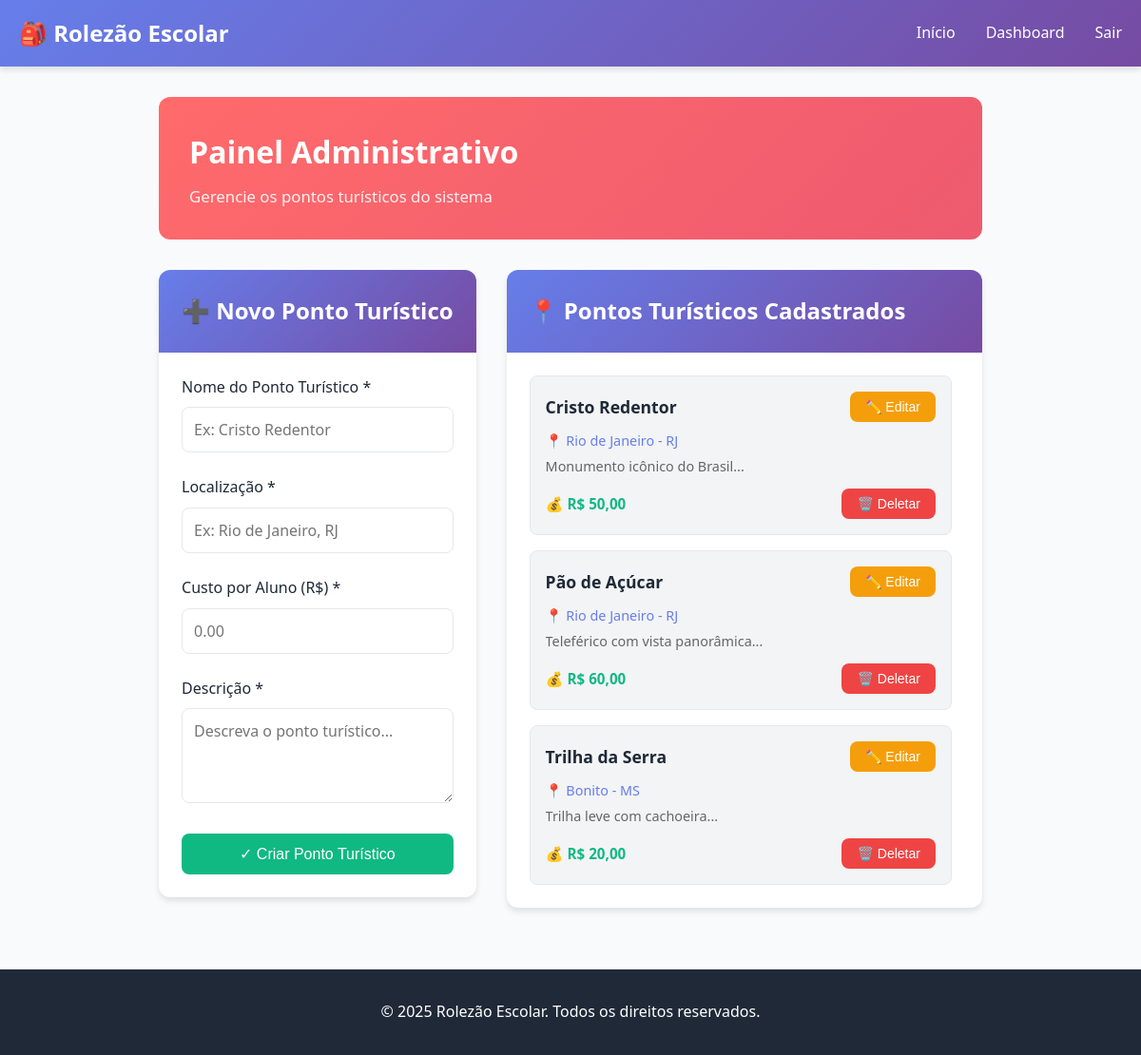
Before: /pages/admin-dashboard.php (signed in) with the older database file.
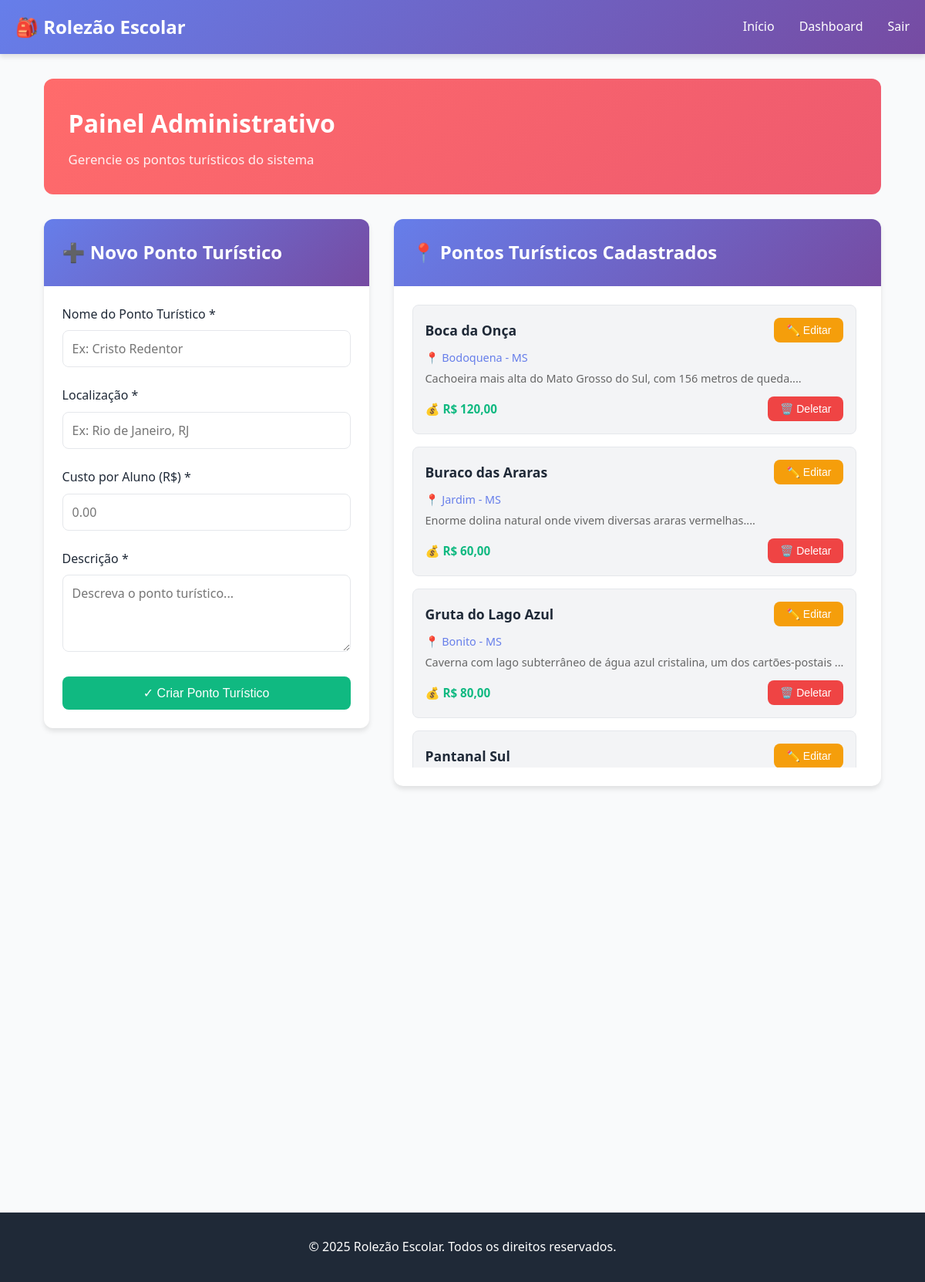
After: the same page with the newer database file.
### tables this page shows
CREATE TABLE ponto_turistico(
  id_ponto_turistico INT PRIMARY KEY AUTO_INCREMENT,
  nome VARCHAR(100),
  local VARCHAR(150),
  descricao TEXT,
  custo DECIMAL(10,2),
  foto VARCHAR(500)
);

### pages/admin-dashboard.php (the view, shortened to what the changed rows need)
<?php
try {
    $pdo = getConnection();
    $stmt = $pdo->prepare("SELECT * FROM ponto_turistico ORDER BY nome");
    $stmt->execute();
    $pontos = $stmt->fetchAll(PDO::FETCH_ASSOC);
} catch (Exception $e) {
    $erro = 'Erro ao carregar dados: ' . $e->getMessage();
    $pontos = [];
}
?>
<!DOCTYPE html>
<html lang="pt-BR">
<head>
    <link rel="stylesheet" href="../public/css/style.css">
</head>
<body>
    <nav class="navbar">
        <div class="navbar-container">
            <div class="navbar-brand">
                <a href="../index.php" style="text-decoration: none; color: white;">
                    <h1>🎒 Rolezão Escolar</h1>
                </a>
            </div>
        </div>
    </nav>
    <div class="page-container">
        <div class="admin-header">
            <h1>Painel Administrativo</h1>
        </div>
        <div class="admin-dashboard">
            <div class="form-section">
                <div class="card">
                    <div class="card-header">
                        <h2>➕ Novo Ponto Turístico</h2>
                    </div>
                </div>
            </div>
            <div class="list-section">
                <div class="card">
                    <div class="card-header">
                        <h2>📍 Pontos Turísticos Cadastrados</h2>
                    </div>
                    <div class="card-body">
                        <?php if (empty($pontos)): ?>
                            <div class="alert alert-info">
                                ℹ️ Nenhum ponto turístico cadastrado ainda.
                            </div>
                        <?php else: ?>
                            <div class="points-list">
                                <?php foreach ($pontos as $ponto): ?>
                                    <div class="point-item">
                                        <div class="point-header">
                                            <h3><?php echo htmlspecialchars($ponto['nome']); ?></h3>
                                            <button class="btn btn-sm btn-warning" onclick="abrirEdicao(<?php echo $ponto['id_ponto_turistico']; ?>, '<?php echo htmlspecialchars($ponto['nome']); ?>', '<?php echo htmlspecialchars($ponto['local']); ?>', '<?php echo htmlspecialchars($ponto['descricao']); ?>', '<?php echo $ponto['custo']; ?>')">✏️ Editar</button>
                                        </div>
                                        <p class="location">📍 <?php echo htmlspecialchars($ponto['local']); ?></p>
                                        <p class="description"><?php echo htmlspecialchars(substr($ponto['descricao'], 0, 80)); ?>...</p>
                                        <div class="point-footer">
                                            <p class="cost">💰 R$ <?php echo number_format($ponto['custo'], 2, ',', '.'); ?></p>
                                            <button class="btn btn-danger btn-sm" onclick="deletarPonto(<?php echo $ponto['id_ponto_turistico']; ?>)">🗑️ Deletar</button>
                                        </div>
                                    </div>
                                <?php endforeach; ?>
                            </div>
                        <?php endif; ?>
                    </div>
                </div>
            </div>
        </div>
    </div>
</body>
</html>

Changed rows visible on the page:
removed ponto_turistico: nome "Cristo Redentor", local "Rio de Janeiro - RJ", descricao "Monumento icônico do Brasil", custo "50,00"
no longer on this page (row edited): ponto_turistico: nome "Pão de Açúcar", local "Rio de Janeiro - RJ", descricao "Teleférico com vista panorâmica", custo "60,00"
no longer on this page (row edited): ponto_turistico: nome "Trilha da Serra", local "Bonito - MS", descricao "Trilha leve com cachoeira", custo "20,00"
added ponto_turistico: nome "Boca da Onça", local "Bodoquena - MS", descricao "Cachoeira mais alta do Mato Grosso do Sul, com 156 metros de queda.", custo "120,00"
added ponto_turistico: nome "Buraco das Araras", local "Jardim - MS", descricao "Enorme dolina natural onde vivem diversas araras vermelhas.", custo "60,00"
added ponto_turistico: nome "Gruta do Lago Azul", local "Bonito - MS", descricao "Caverna com lago subterrâneo de água azul cristalina, um dos cartões-postais", custo "80,00"
added ponto_turistico: nome "Pantanal Sul"
